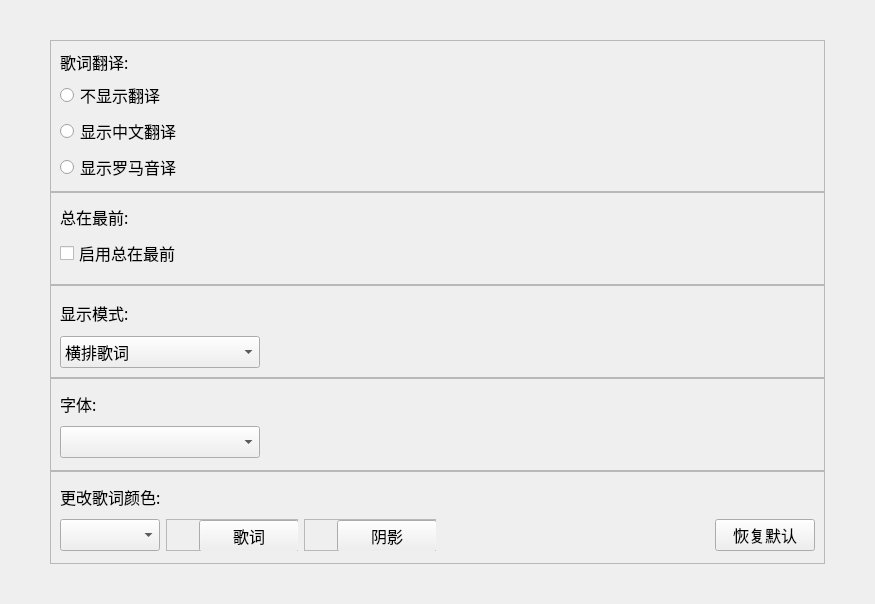
<?xml version="1.0" encoding="UTF-8"?>
<ui version="4.0">
 <class>LyricsSettingsPage</class>
 <widget class="QWidget" name="LyricsSettingsPage">
  <property name="geometry">
   <rect>
    <x>0</x>
    <y>0</y>
    <width>875</width>
    <height>604</height>
   </rect>
  </property>
  <property name="font">
   <font>
    <family>微软雅黑</family>
    <pointsize>12</pointsize>
   </font>
  </property>
  <property name="windowTitle">
   <string>LyricsSettingsPage</string>
  </property>
  <layout class="QGridLayout" name="lyricssettingspage_gridLayout">
   <property name="leftMargin">
    <number>50</number>
   </property>
   <property name="topMargin">
    <number>40</number>
   </property>
   <property name="rightMargin">
    <number>50</number>
   </property>
   <property name="bottomMargin">
    <number>40</number>
   </property>
   <property name="spacing">
    <number>0</number>
   </property>
   <item row="6" column="0">
    <widget class="QFrame" name="change_color_frame">
     <property name="frameShape">
      <enum>QFrame::StyledPanel</enum>
     </property>
     <property name="frameShadow">
      <enum>QFrame::Raised</enum>
     </property>
     <layout class="QGridLayout" name="changecolor_gridLayout">
      <item row="1" column="3">
       <spacer name="color_horizontalSpacer">
        <property name="orientation">
         <enum>Qt::Horizontal</enum>
        </property>
        <property name="sizeHint" stdset="0">
         <size>
          <width>40</width>
          <height>20</height>
         </size>
        </property>
       </spacer>
      </item>
      <item row="0" column="0" colspan="2">
       <widget class="QLabel" name="color_label">
        <property name="maximumSize">
         <size>
          <width>16777215</width>
          <height>30</height>
         </size>
        </property>
        <property name="text">
         <string>更改歌词颜色:</string>
        </property>
       </widget>
      </item>
      <item row="1" column="4">
       <widget class="PushButton" name="lyrics_default_button">
        <property name="minimumSize">
         <size>
          <width>100</width>
          <height>32</height>
         </size>
        </property>
        <property name="maximumSize">
         <size>
          <width>100</width>
          <height>16777215</height>
         </size>
        </property>
        <property name="text">
         <string>恢复默认</string>
        </property>
       </widget>
      </item>
      <item row="1" column="2">
       <widget class="QFrame" name="shadow_color_frame">
        <property name="maximumSize">
         <size>
          <width>132</width>
          <height>32</height>
         </size>
        </property>
        <property name="frameShape">
         <enum>QFrame::StyledPanel</enum>
        </property>
        <property name="frameShadow">
         <enum>QFrame::Raised</enum>
        </property>
        <layout class="QHBoxLayout" name="shadowcolor_horizontalLayout">
         <property name="spacing">
          <number>0</number>
         </property>
         <property name="leftMargin">
          <number>0</number>
         </property>
         <property name="topMargin">
          <number>0</number>
         </property>
         <property name="rightMargin">
          <number>0</number>
         </property>
         <property name="bottomMargin">
          <number>0</number>
         </property>
         <item>
          <widget class="QLabel" name="shadow_color_label">
           <property name="minimumSize">
            <size>
             <width>32</width>
             <height>32</height>
            </size>
           </property>
           <property name="maximumSize">
            <size>
             <width>32</width>
             <height>32</height>
            </size>
           </property>
           <property name="text">
            <string/>
           </property>
          </widget>
         </item>
         <item>
          <widget class="PushButton" name="shadow_color_button">
           <property name="minimumSize">
            <size>
             <width>100</width>
             <height>32</height>
            </size>
           </property>
           <property name="maximumSize">
            <size>
             <width>100</width>
             <height>16777215</height>
            </size>
           </property>
           <property name="text">
            <string>阴影</string>
           </property>
          </widget>
         </item>
        </layout>
       </widget>
      </item>
      <item row="1" column="1">
       <widget class="QFrame" name="lyrics_color_frame">
        <property name="maximumSize">
         <size>
          <width>132</width>
          <height>32</height>
         </size>
        </property>
        <property name="frameShape">
         <enum>QFrame::StyledPanel</enum>
        </property>
        <property name="frameShadow">
         <enum>QFrame::Raised</enum>
        </property>
        <layout class="QHBoxLayout" name="lyricscolor_horizontalLayout">
         <property name="spacing">
          <number>0</number>
         </property>
         <property name="leftMargin">
          <number>0</number>
         </property>
         <property name="topMargin">
          <number>0</number>
         </property>
         <property name="rightMargin">
          <number>0</number>
         </property>
         <property name="bottomMargin">
          <number>0</number>
         </property>
         <item>
          <widget class="QLabel" name="lyrics_color_label">
           <property name="minimumSize">
            <size>
             <width>32</width>
             <height>32</height>
            </size>
           </property>
           <property name="maximumSize">
            <size>
             <width>32</width>
             <height>32</height>
            </size>
           </property>
           <property name="text">
            <string/>
           </property>
          </widget>
         </item>
         <item>
          <widget class="PushButton" name="lyrics_color_button">
           <property name="minimumSize">
            <size>
             <width>100</width>
             <height>32</height>
            </size>
           </property>
           <property name="maximumSize">
            <size>
             <width>100</width>
             <height>16777215</height>
            </size>
           </property>
           <property name="text">
            <string>歌词</string>
           </property>
          </widget>
         </item>
        </layout>
       </widget>
      </item>
      <item row="1" column="0">
       <widget class="ComboBox" name="color_comboBox">
        <property name="minimumSize">
         <size>
          <width>100</width>
          <height>32</height>
         </size>
        </property>
        <property name="maximumSize">
         <size>
          <width>100</width>
          <height>16777215</height>
         </size>
        </property>
        <property name="currentIndex">
         <number>-1</number>
        </property>
       </widget>
      </item>
     </layout>
    </widget>
   </item>
   <item row="0" column="0">
    <widget class="QFrame" name="lyrics_trans_frame">
     <property name="frameShape">
      <enum>QFrame::StyledPanel</enum>
     </property>
     <property name="frameShadow">
      <enum>QFrame::Raised</enum>
     </property>
     <layout class="QVBoxLayout" name="lyricstrans_verticalLayout">
      <item>
       <widget class="QLabel" name="lyrics_trans_label">
        <property name="maximumSize">
         <size>
          <width>16777215</width>
          <height>30</height>
         </size>
        </property>
        <property name="text">
         <string>歌词翻译:</string>
        </property>
       </widget>
      </item>
      <item>
       <widget class="RadioButton" name="non_trans_radioButton">
        <property name="text">
         <string>不显示翻译</string>
        </property>
       </widget>
      </item>
      <item>
       <widget class="RadioButton" name="trans_radioButton">
        <property name="text">
         <string>显示中文翻译</string>
        </property>
       </widget>
      </item>
      <item>
       <widget class="RadioButton" name="romaji_radioButton">
        <property name="text">
         <string>显示罗马音译</string>
        </property>
       </widget>
      </item>
     </layout>
    </widget>
   </item>
   <item row="4" column="0">
    <widget class="QFrame" name="font_frame">
     <property name="frameShape">
      <enum>QFrame::StyledPanel</enum>
     </property>
     <property name="frameShadow">
      <enum>QFrame::Raised</enum>
     </property>
     <layout class="QVBoxLayout" name="font_verticalLayout">
      <item>
       <widget class="QLabel" name="font_label">
        <property name="maximumSize">
         <size>
          <width>16777215</width>
          <height>30</height>
         </size>
        </property>
        <property name="text">
         <string>字体:</string>
        </property>
       </widget>
      </item>
      <item>
       <widget class="ComboBox" name="font_comboBox">
        <property name="minimumSize">
         <size>
          <width>0</width>
          <height>32</height>
         </size>
        </property>
        <property name="maximumSize">
         <size>
          <width>200</width>
          <height>16777215</height>
         </size>
        </property>
        <property name="currentIndex">
         <number>-1</number>
        </property>
       </widget>
      </item>
     </layout>
    </widget>
   </item>
   <item row="2" column="0">
    <widget class="QFrame" name="always_front_frame">
     <property name="frameShape">
      <enum>QFrame::StyledPanel</enum>
     </property>
     <property name="frameShadow">
      <enum>QFrame::Raised</enum>
     </property>
     <layout class="QVBoxLayout" name="alwaysfront_verticalLayout">
      <item>
       <widget class="QLabel" name="always_front_label">
        <property name="maximumSize">
         <size>
          <width>16777215</width>
          <height>20</height>
         </size>
        </property>
        <property name="text">
         <string>总在最前:</string>
        </property>
       </widget>
      </item>
      <item>
       <widget class="CheckBox" name="enable_front_checkBox">
        <property name="text">
         <string>启用总在最前</string>
        </property>
       </widget>
      </item>
     </layout>
    </widget>
   </item>
   <item row="3" column="0">
    <widget class="QFrame" name="display_mode_frame">
     <property name="frameShape">
      <enum>QFrame::StyledPanel</enum>
     </property>
     <property name="frameShadow">
      <enum>QFrame::Raised</enum>
     </property>
     <layout class="QVBoxLayout" name="display_mode_verticalLayout">
      <item>
       <widget class="QLabel" name="display_mode_label">
        <property name="text">
         <string>显示模式:</string>
        </property>
       </widget>
      </item>
      <item>
       <widget class="ComboBox" name="display_mode_comboBox">
        <property name="minimumSize">
         <size>
          <width>0</width>
          <height>32</height>
         </size>
        </property>
        <property name="maximumSize">
         <size>
          <width>200</width>
          <height>16777215</height>
         </size>
        </property>
        <item>
         <property name="text">
          <string>横排歌词</string>
         </property>
        </item>
        <item>
         <property name="text">
          <string>竖排歌词</string>
         </property>
        </item>
       </widget>
      </item>
     </layout>
    </widget>
   </item>
  </layout>
 </widget>
 <customwidgets>
  <customwidget>
   <class>CheckBox</class>
   <extends>QCheckBox</extends>
   <header>qfluentwidgets.h</header>
  </customwidget>
  <customwidget>
   <class>PushButton</class>
   <extends>QPushButton</extends>
   <header>qfluentwidgets.h</header>
  </customwidget>
  <customwidget>
   <class>ComboBox</class>
   <extends>QComboBox</extends>
   <header>qfluentwidgets.h</header>
  </customwidget>
  <customwidget>
   <class>RadioButton</class>
   <extends>QRadioButton</extends>
   <header>qfluentwidgets.h</header>
  </customwidget>
 </customwidgets>
 <resources/>
 <connections/>
</ui>
